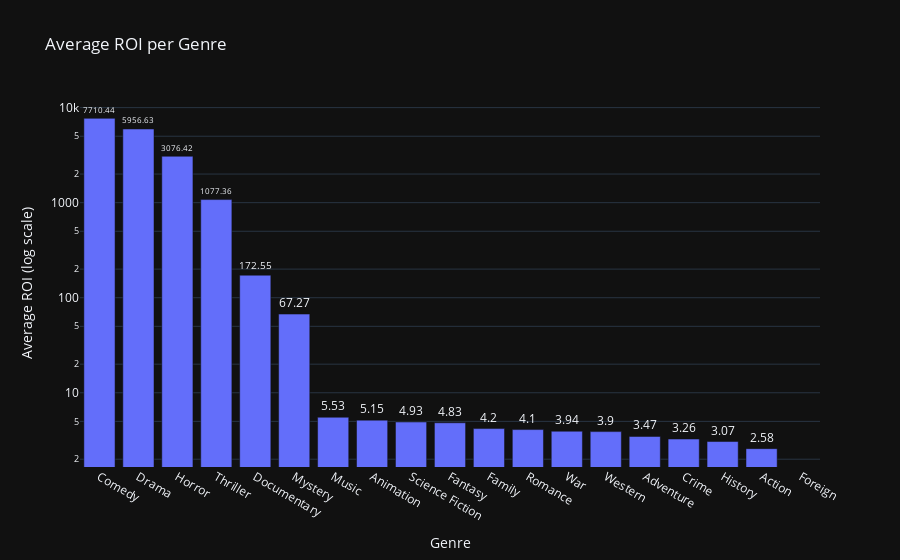

Notebook code cell kept with this figure:
### Markdown cell above
A good measure of profitability is the **Return on Investment (ROI)**:


$$ROI = \frac{\text{Revenue} - \text{Budget}}{\text{Budget}}$$

This tells us how much money a genre makes for every dollar spent.

### Code cell
# Remove zero-budget and zero-revenue movies to avoid bias
filtered_movies = movies[(movies["budget"] > 0) & (movies["revenue"] > 0)]

# Explode the list of genres (each genre will have its own row)
movies_genres_exploded = filtered_movies.explode("genres")

# Extract genre names
movies_genres_exploded["genre_name"] = movies_genres_exploded["genres"].apply(lambda x: x["name"] if isinstance(x, dict) else None)

# Calculate ROI: (Revenue - Budget) / Budget
movies_genres_exploded["roi"] = (movies_genres_exploded["revenue"] - movies_genres_exploded["budget"]) / movies_genres_exploded["budget"]

# Group by genre and compute mean ROI
genre_roi = movies_genres_exploded.groupby("genre_name")["roi"].mean().sort_values(ascending=False)

# Bar chart
fig = go.Figure()
fig.add_trace(go.Bar(
    x=genre_roi.index, 
    y=genre_roi.values,
    text=genre_roi.values.round(2),  # Display values on bars
    textposition="outside"
))

# Layout
fig.update_layout(
    title="Average ROI per Genre",
    xaxis_title="Genre",
    yaxis_title="Average ROI (log scale)",
    yaxis_type="log",  # Apply logarithmic scale
    template="plotly_dark"
)

fig.show()

### Figure 1 — Plotly figure (JSON) as saved in the notebook; plotly's stock layout.template omitted (floating-point values rounded to 4 significant figures)
{"data": [{"text": [7710.0, 5957.0, 3076.0, 1077.0, 172.6, 67.27, 5.53, 5.15, 4.93, 4.83, 4.2, 4.1, 3.94, 3.9, 3.47, 3.26, 3.07, 2.58, -0.46], "textposition": "outside", "type": "bar", "x": ["Comedy", "Drama", "Horror", "Thriller", "Documentary", "Mystery", "Music", "Animation", "Science Fiction", "Fantasy", "Family", "Romance", "War", "Western", "Adventure", "Crime", "History", "Action", "Foreign"], "y": [7710.0, 5957.0, 3076.0, 1077.0, 172.5, 67.27, 5.526, 5.152, 4.927, 4.835, 4.199, 4.098, 3.94, 3.902, 3.471, 3.26, 3.07, 2.583, -0.4634]}], "layout": {"title": {"text": "Average ROI per Genre"}, "xaxis": {"title": {"text": "Genre"}}, "yaxis": {"title": {"text": "Average ROI (log scale)"}, "type": "log"}}}
